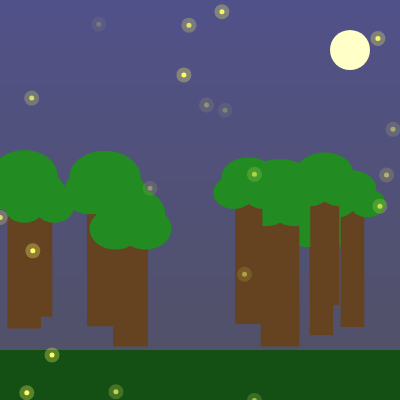
Frame 1 (no input)
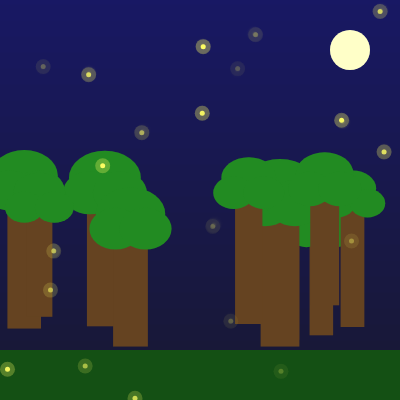
Frame 60 (no input)
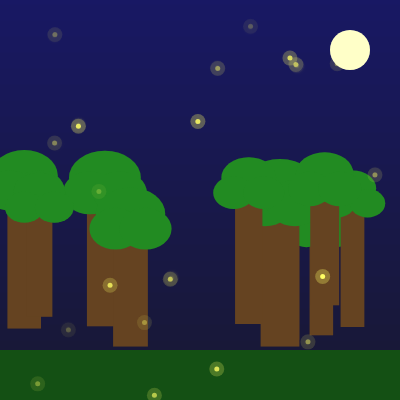
Frame 120 (the mouse pressed at the canvas centre since frame 60)

The p5.js sketch that drew these frames (run headless with seeded random() and noise() and a simulated clock; from frame 60 on, the mouse is pressed at the canvas centre):

// p5.js sketch
// ── sketch.js
// 🌳 ВОЛШЕБНЫЙ ЛЕС
// Лес с мерцающими светлячками
// Исправь траву

let trees = [];
let fireflies = [];

function setup() {
  createCanvas(400, 400);

  // Создаём деревья
  for (let i = 0; i < 10; i++) {
    trees.push({
      x: random(width),
      y: height - random(50, 100),
      height: random(80, 150),
      width: random(20, 40)
    });
  }

  // Создаём светлячков
  for (let i = 0; i < 20; i++) {
    fireflies.push({
      x: random(width),
      y: random(height),
      speedX: random(-1, 1),
      speedY: random(-1, 1),
      brightness: random(100, 255)
    });
  }
}

function draw() {
  // Небо (градиент)
  for (let y = 0; y < height; y++) {
    let dark = map(y, 0, height, 50, 0);
    stroke(25, 25, 50 + dark);
    line(0, y, width, y);
  }

  // Рисуем траву
  fill(20, 80, 20);
  noStroke();
  rect(0, height - 50, width, 50);

  // Рисуем деревья
  for (let tree of trees) {
    // Ствол
    fill(101, 67, 33);
    rect(tree.x - tree.width / 2, tree.y - tree.height, tree.width, tree
    .height);

    // Крона
    fill(34, 139, 34);
    ellipse(tree.x, tree.y - tree.height - 20, tree.width * 2, tree.width *
    1.5);
    ellipse(tree.x - 15, tree.y - tree.height - 5, tree.width * 1.5, tree
      .width * 1.2);
    ellipse(tree.x + 15, tree.y - tree.height - 5, tree.width * 1.5, tree
      .width * 1.2);
  }

  // Рисуем светлячков
  for (let firefly of fireflies) {
    firefly.x += firefly.speedX;
    firefly.y += firefly.speedY;

    if (firefly.x < 0 || firefly.x > width) firefly.speedX *= -1;
    if (firefly.y < 0 || firefly.y > height) firefly.speedY *= -1;

    firefly.brightness = 150 + 105 * sin(frameCount * 0.1 + firefly.x);

    fill(255, 255, 100, firefly.brightness);
    noStroke();
    ellipse(firefly.x, firefly.y, 5, 5);

    fill(255, 255, 100, firefly.brightness * 0.3);
    ellipse(firefly.x, firefly.y, 15, 15);
  }

  // Луна
  fill(255, 255, 200);
  ellipse(350, 50, 40, 40);
}
